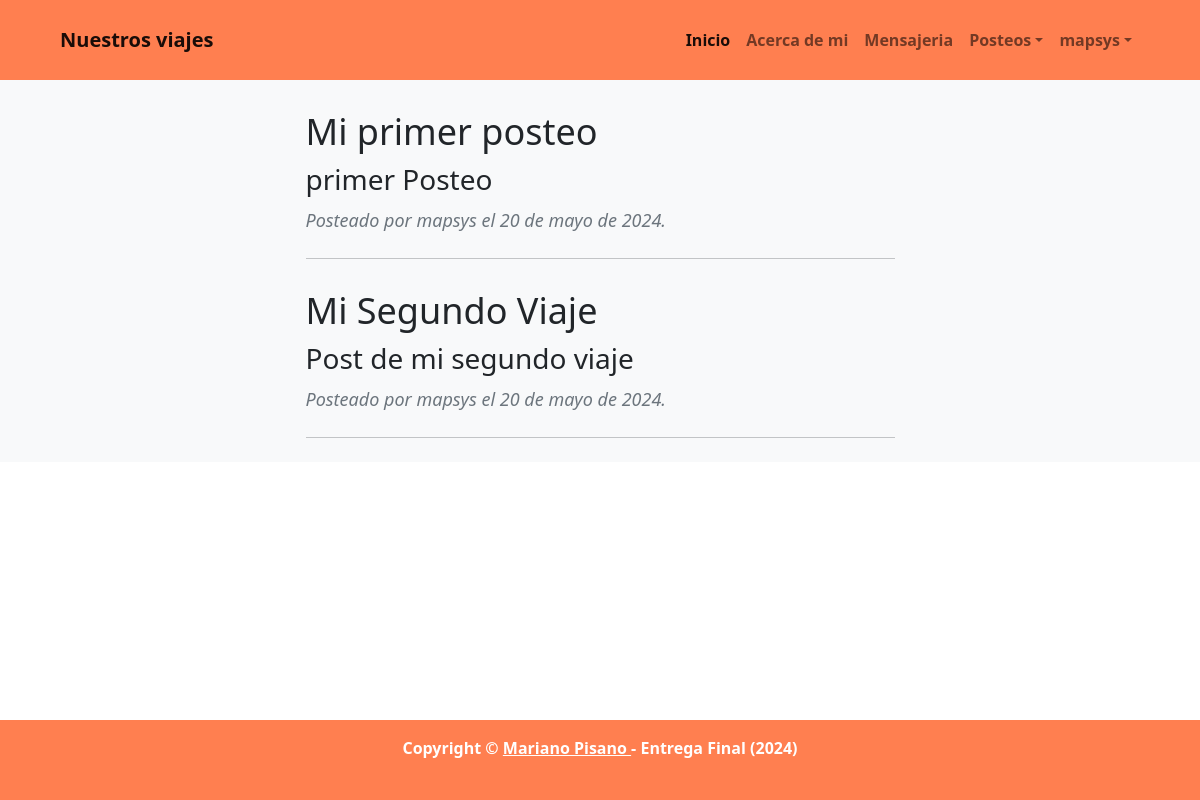
Page /posteos/ (signed in) on the earlier database version.
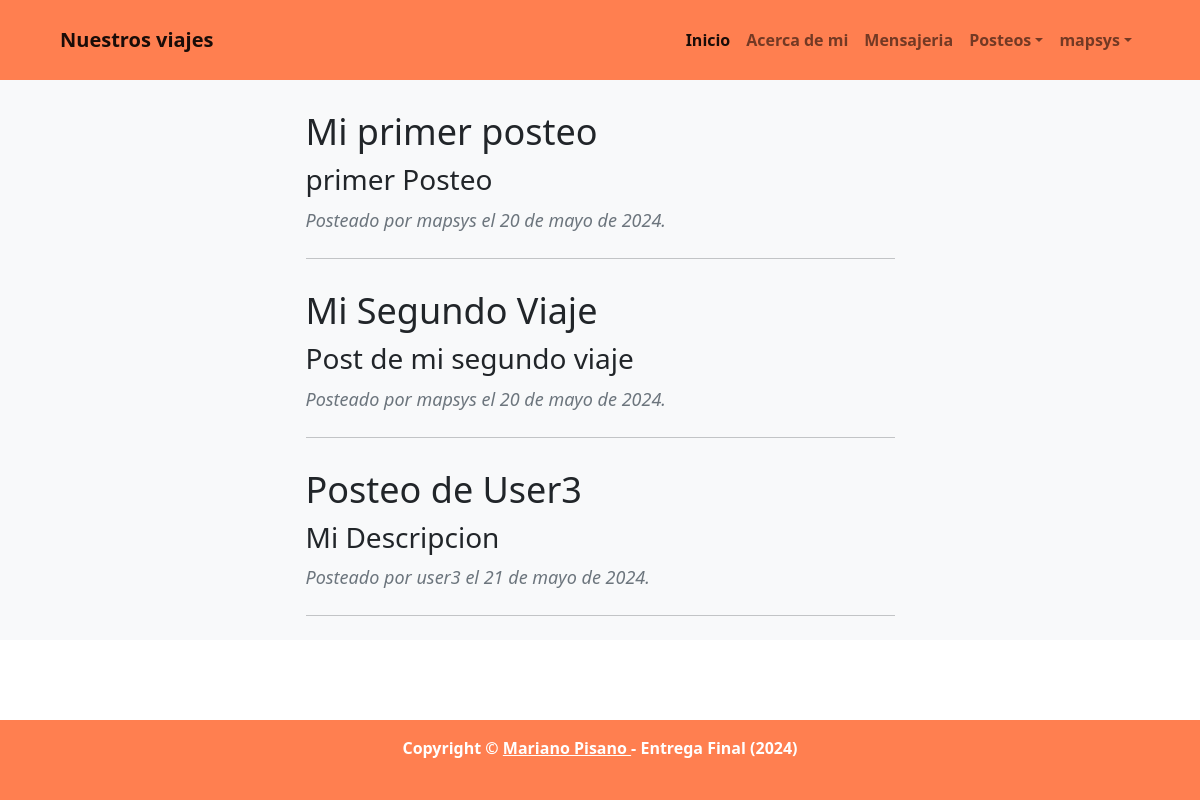
Same page on the later database version.
### posteos/models.py (models this page shows)
class Posteo(models.Model):
    titulo         = models.CharField(max_length=255)
    subtitulo      = models.CharField(max_length=255)
    contenido      = RichTextField(null=True)
    autor          = models.ForeignKey(User, on_delete=models.CASCADE)
    fecha_creacion = models.DateField(auto_now_add=True, auto_now=False)
    imagen         = models.ImageField(upload_to='galeria', null=True, blank=True)

### posteos/views.py (the view)
# urls.py: path("", views.posteo_list, name="home"),
@login_required
def posteo_list(request):
    consulta = request.GET.get("consulta", None)
    if consulta:
        print(consulta)
        query = models.Posteo.objects.filter(titulo__icontains=consulta)
    else:
        query = models.Posteo.objects.all()
    context = {"posts": query}
    return render(request, "posteos/posteo_list.html", context)

### posteos/templates/posteos/posteo_list.html (shortened to what this page needs)
{% extends 'core/base.html' %}
{% load static %}
{% block bloque_contenido %}
<section class="bg-light">
    <div class="container px-4 px-lg-5">
        {% if posts %}
            <div class="row gx-4 gx-lg-5 justify-content-center">
                <div class="col-md-10 col-lg-8 col-xl-7">
                    {% for post in posts %}
                        <div class="post-preview">
                            <a href={% url 'posteos:posteo_detail' post.id %}>
                                <h2 class="post-title">{{ post.titulo }}</h2>
                                <h3 class="post-subtitle">{{ post.subtitulo }}</h3>
                            </a>
                            <p class="post-meta">
                                Posteado por {{ post.autor }} el {{ post.fecha_creacion }}.
                            </p>
                        </div>
                        <hr class="my-4"/>
                    {% endfor %}
                </div>
            </div>
        {% else %}
            <div class="p-3 p-lg-4 lead fst-italic">
                <p>No hay publicaciones creadas en este momento.</p>
            </div>
        {% endif %}
    </div>
</section>
{% endblock bloque_contenido %}

Differences in the rows shown:
added Posteo: titulo "Posteo de User3", subtitulo "Mi Descripcion", autor "user3", fecha_creacion "21 de mayo de 2024"
